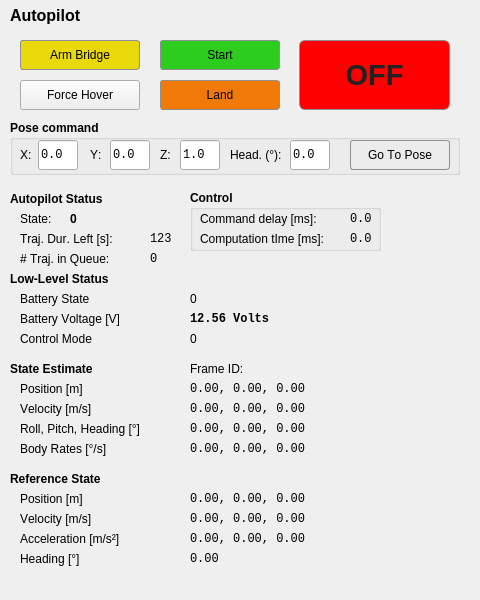
<?xml version="1.0" encoding="UTF-8"?>
<ui version="4.0">
 <class>QuadWidget</class>
 <widget class="QWidget" name="QuadWidget">
  <property name="geometry">
   <rect>
    <x>0</x>
    <y>0</y>
    <width>480</width>
    <height>600</height>
   </rect>
  </property>
  <property name="sizePolicy">
   <sizepolicy hsizetype="Minimum" vsizetype="Fixed">
    <horstretch>0</horstretch>
    <verstretch>0</verstretch>
   </sizepolicy>
  </property>
  <property name="minimumSize">
   <size>
    <width>480</width>
    <height>600</height>
   </size>
  </property>
  <property name="baseSize">
   <size>
    <width>0</width>
    <height>0</height>
   </size>
  </property>
  <property name="font">
   <font>
    <kerning>false</kerning>
   </font>
  </property>
  <property name="windowTitle">
   <string>Copilot</string>
  </property>
  <widget class="QLabel" name="label_2">
   <property name="geometry">
    <rect>
     <x>10</x>
     <y>360</y>
     <width>131</width>
     <height>17</height>
    </rect>
   </property>
   <property name="font">
    <font>
     <weight>75</weight>
     <bold>true</bold>
    </font>
   </property>
   <property name="text">
    <string>State Estimate</string>
   </property>
  </widget>
  <widget class="QLabel" name="label_7">
   <property name="geometry">
    <rect>
     <x>10</x>
     <y>470</y>
     <width>271</width>
     <height>17</height>
    </rect>
   </property>
   <property name="font">
    <font>
     <weight>75</weight>
     <bold>true</bold>
    </font>
   </property>
   <property name="text">
    <string>Reference State</string>
   </property>
  </widget>
  <widget class="QLabel" name="label_8">
   <property name="geometry">
    <rect>
     <x>10</x>
     <y>0</y>
     <width>211</width>
     <height>31</height>
    </rect>
   </property>
   <property name="font">
    <font>
     <pointsize>12</pointsize>
     <weight>75</weight>
     <bold>true</bold>
    </font>
   </property>
   <property name="text">
    <string>Autopilot</string>
   </property>
  </widget>
  <widget class="QPushButton" name="button_arm_bridge">
   <property name="geometry">
    <rect>
     <x>20</x>
     <y>40</y>
     <width>120</width>
     <height>30</height>
    </rect>
   </property>
   <property name="cursor">
    <cursorShape>ArrowCursor</cursorShape>
   </property>
   <property name="styleSheet">
    <string notr="true">QPushButton:pressed { 
		    color: #ffffff;
        		border: 3px solid #8f8f91; 
        		border-radius: 3px; 
        		background-color: 
        		qlineargradient(x1: 0, y1: 0, x2: 0, y2: 1, stop: 0 #EAD908, stop: 1 #EAD908); }
QPushButton:disabled { 
			color: #222222;
        		border: 1px solid #8f8f91; 
        		border-radius: 3px; 
        		background-color: 
        		qlineargradient(x1: 0, y1: 0, x2: 0, y2: 1, stop: 0 #EAD908, stop: 1 #EAD908); }
QPushButton { 
			color: #000000;
        		border: 1px solid #8f8f91; 
        		border-radius: 3px; 
        		background-color: 
        		qlineargradient(x1: 0, y1: 0, x2: 0, y2: 1, stop: 0 #EAD908, stop: 1 #EAD908); }</string>
   </property>
   <property name="text">
    <string>Arm Bridge</string>
   </property>
   <property name="default">
    <bool>false</bool>
   </property>
  </widget>
  <widget class="QPushButton" name="button_land">
   <property name="geometry">
    <rect>
     <x>160</x>
     <y>80</y>
     <width>120</width>
     <height>30</height>
    </rect>
   </property>
   <property name="cursor">
    <cursorShape>ArrowCursor</cursorShape>
   </property>
   <property name="toolTipDuration">
    <number>0</number>
   </property>
   <property name="styleSheet">
    <string notr="true">QPushButton:pressed { 
		    color: #ffffff;
        		border: 3px solid #8f8f91; 
        		border-radius: 3px; 
        		background-color: 
        		qlineargradient(x1: 0, y1: 0, x2: 0, y2: 1, stop: 0 #F17908, stop: 1 #F17908); }
QPushButton:disabled { 
			color: #222222;
        		border: 1px solid #8f8f91; 
        		border-radius: 3px; 
        		background-color: 
        		qlineargradient(x1: 0, y1: 0, x2: 0, y2: 1, stop: 0 #F17908, stop: 1 #F17908); }
QPushButton { 
			color: #000000;
        		border: 1px solid #8f8f91; 
        		border-radius: 3px; 
        		background-color: 
        		qlineargradient(x1: 0, y1: 0, x2: 0, y2: 1, stop: 0 #F17908, stop: 1 #F17908); }</string>
   </property>
   <property name="text">
    <string>Land</string>
   </property>
  </widget>
  <widget class="QPushButton" name="button_off">
   <property name="enabled">
    <bool>false</bool>
   </property>
   <property name="geometry">
    <rect>
     <x>299</x>
     <y>40</y>
     <width>151</width>
     <height>70</height>
    </rect>
   </property>
   <property name="font">
    <font>
     <pointsize>22</pointsize>
     <weight>75</weight>
     <bold>true</bold>
    </font>
   </property>
   <property name="cursor">
    <cursorShape>ArrowCursor</cursorShape>
   </property>
   <property name="autoFillBackground">
    <bool>false</bool>
   </property>
   <property name="styleSheet">
    <string notr="true">QPushButton:pressed { 
		    color: #ffffff;
        		border: 3px solid #8f8f91; 
        		border-radius: 6px; 
        		background-color: 
        		qlineargradient(x1: 0, y1: 0, x2: 0, y2: 1, stop: 0 #ff0000, stop: 1 #ff0000); }
QPushButton:disabled { 
			color: #222222;
        		border: 1px solid #8f8f91; 
        		border-radius: 6px; 
        		background-color: 
        		qlineargradient(x1: 0, y1: 0, x2: 0, y2: 1, stop: 0 #ff0000, stop: 1 #ff0000); }
QPushButton { 
			color: #000000;
        		border: 1px solid #8f8f91; 
        		border-radius: 6px; 
        		background-color: 
        		qlineargradient(x1: 0, y1: 0, x2: 0, y2: 1, stop: 0 #ff0000, stop: 1 #ff0000); }</string>
   </property>
   <property name="text">
    <string>OFF</string>
   </property>
   <property name="default">
    <bool>false</bool>
   </property>
  </widget>
  <widget class="QPushButton" name="button_start">
   <property name="geometry">
    <rect>
     <x>160</x>
     <y>40</y>
     <width>120</width>
     <height>30</height>
    </rect>
   </property>
   <property name="cursor">
    <cursorShape>ArrowCursor</cursorShape>
   </property>
   <property name="toolTip">
    <string>Reset velocities to zero</string>
   </property>
   <property name="autoFillBackground">
    <bool>false</bool>
   </property>
   <property name="styleSheet">
    <string notr="true">QPushButton:pressed { 
		    color: #ffffff;
        		border: 3px solid #8f8f91; 
        		border-radius: 3px; 
        		background-color: 
        		qlineargradient(x1: 0, y1: 0, x2: 0, y2: 1, stop: 0 #2DCD20, stop: 1 #2DCD20); }
QPushButton:disabled { 
			color: #222222;
        		border: 1px solid #8f8f91; 
        		border-radius: 3px; 
        		background-color: 
        		qlineargradient(x1: 0, y1: 0, x2: 0, y2: 1, stop: 0 #2DCD20, stop: 1 #2DCD20); }
QPushButton { 
			color: #000000;
        		border: 1px solid #8f8f91; 
        		border-radius: 3px; 
        		background-color: 
        		qlineargradient(x1: 0, y1: 0, x2: 0, y2: 1, stop: 0 #2DCD20, stop: 1 #2DCD20); }</string>
   </property>
   <property name="text">
    <string>Start</string>
   </property>
  </widget>
  <widget class="QLabel" name="label_9">
   <property name="geometry">
    <rect>
     <x>10</x>
     <y>190</y>
     <width>141</width>
     <height>17</height>
    </rect>
   </property>
   <property name="font">
    <font>
     <weight>75</weight>
     <bold>true</bold>
    </font>
   </property>
   <property name="lineWidth">
    <number>1</number>
   </property>
   <property name="text">
    <string>Autopilot Status</string>
   </property>
  </widget>
  <widget class="QPushButton" name="button_force_hover">
   <property name="geometry">
    <rect>
     <x>20</x>
     <y>80</y>
     <width>120</width>
     <height>30</height>
    </rect>
   </property>
   <property name="cursor">
    <cursorShape>ArrowCursor</cursorShape>
   </property>
   <property name="mouseTracking">
    <bool>false</bool>
   </property>
   <property name="text">
    <string>Force Hover</string>
   </property>
  </widget>
  <widget class="QLabel" name="label_13">
   <property name="geometry">
    <rect>
     <x>10</x>
     <y>270</y>
     <width>141</width>
     <height>17</height>
    </rect>
   </property>
   <property name="font">
    <font>
     <weight>75</weight>
     <bold>true</bold>
    </font>
   </property>
   <property name="lineWidth">
    <number>1</number>
   </property>
   <property name="text">
    <string>Low-Level Status</string>
   </property>
  </widget>
  <widget class="QLabel" name="label_10">
   <property name="geometry">
    <rect>
     <x>20</x>
     <y>210</y>
     <width>131</width>
     <height>17</height>
    </rect>
   </property>
   <property name="text">
    <string>State:</string>
   </property>
  </widget>
  <widget class="QLabel" name="autopilot_state">
   <property name="geometry">
    <rect>
     <x>70</x>
     <y>210</y>
     <width>111</width>
     <height>17</height>
    </rect>
   </property>
   <property name="font">
    <font>
     <weight>75</weight>
     <bold>true</bold>
    </font>
   </property>
   <property name="text">
    <string>0</string>
   </property>
  </widget>
  <widget class="QLabel" name="legend_battery">
   <property name="geometry">
    <rect>
     <x>20</x>
     <y>310</y>
     <width>140</width>
     <height>17</height>
    </rect>
   </property>
   <property name="text">
    <string>Battery Voltage [V]</string>
   </property>
  </widget>
  <widget class="QLabel" name="legend_battery_state">
   <property name="geometry">
    <rect>
     <x>20</x>
     <y>290</y>
     <width>129</width>
     <height>17</height>
    </rect>
   </property>
   <property name="text">
    <string>Battery State</string>
   </property>
  </widget>
  <widget class="QLabel" name="legend_control_mode">
   <property name="geometry">
    <rect>
     <x>20</x>
     <y>330</y>
     <width>129</width>
     <height>17</height>
    </rect>
   </property>
   <property name="text">
    <string>Control Mode</string>
   </property>
  </widget>
  <widget class="QLabel" name="status_battery_voltage">
   <property name="geometry">
    <rect>
     <x>190</x>
     <y>310</y>
     <width>201</width>
     <height>17</height>
    </rect>
   </property>
   <property name="font">
    <font>
     <family>Monospace</family>
     <weight>75</weight>
     <bold>true</bold>
    </font>
   </property>
   <property name="text">
    <string>12.56 Volts</string>
   </property>
  </widget>
  <widget class="QLabel" name="status_battery_state">
   <property name="geometry">
    <rect>
     <x>190</x>
     <y>290</y>
     <width>201</width>
     <height>17</height>
    </rect>
   </property>
   <property name="font">
    <font>
     <weight>50</weight>
     <bold>false</bold>
    </font>
   </property>
   <property name="text">
    <string>0</string>
   </property>
  </widget>
  <widget class="QLabel" name="status_control_mode">
   <property name="geometry">
    <rect>
     <x>190</x>
     <y>330</y>
     <width>201</width>
     <height>17</height>
    </rect>
   </property>
   <property name="font">
    <font>
     <weight>50</weight>
     <bold>false</bold>
    </font>
   </property>
   <property name="text">
    <string>0</string>
   </property>
  </widget>
  <widget class="QLabel" name="legend_state_est_velocity">
   <property name="geometry">
    <rect>
     <x>20</x>
     <y>400</y>
     <width>140</width>
     <height>17</height>
    </rect>
   </property>
   <property name="text">
    <string>Velocity [m/s]</string>
   </property>
  </widget>
  <widget class="QLabel" name="legend_state_est_orientation">
   <property name="geometry">
    <rect>
     <x>20</x>
     <y>420</y>
     <width>161</width>
     <height>17</height>
    </rect>
   </property>
   <property name="text">
    <string>Roll, Pitch, Heading [°]</string>
   </property>
  </widget>
  <widget class="QLabel" name="legend_state_est_position">
   <property name="geometry">
    <rect>
     <x>20</x>
     <y>380</y>
     <width>140</width>
     <height>17</height>
    </rect>
   </property>
   <property name="text">
    <string>Position [m]</string>
   </property>
  </widget>
  <widget class="QLabel" name="state_est_orientation">
   <property name="geometry">
    <rect>
     <x>190</x>
     <y>420</y>
     <width>201</width>
     <height>17</height>
    </rect>
   </property>
   <property name="font">
    <font>
     <family>Monospace</family>
    </font>
   </property>
   <property name="text">
    <string>0.00, 0.00, 0.00</string>
   </property>
  </widget>
  <widget class="QLabel" name="state_est_position">
   <property name="geometry">
    <rect>
     <x>190</x>
     <y>380</y>
     <width>201</width>
     <height>17</height>
    </rect>
   </property>
   <property name="font">
    <font>
     <family>Monospace</family>
    </font>
   </property>
   <property name="text">
    <string>0.00, 0.00, 0.00</string>
   </property>
  </widget>
  <widget class="QLabel" name="state_est_velocity">
   <property name="geometry">
    <rect>
     <x>190</x>
     <y>400</y>
     <width>201</width>
     <height>17</height>
    </rect>
   </property>
   <property name="font">
    <font>
     <family>Monospace</family>
    </font>
   </property>
   <property name="text">
    <string>0.00, 0.00, 0.00</string>
   </property>
  </widget>
  <widget class="QLabel" name="legend_state_des_velocity">
   <property name="geometry">
    <rect>
     <x>20</x>
     <y>510</y>
     <width>140</width>
     <height>17</height>
    </rect>
   </property>
   <property name="text">
    <string>Velocity [m/s]</string>
   </property>
   <property name="scaledContents">
    <bool>false</bool>
   </property>
  </widget>
  <widget class="QLabel" name="legend_state_des_yaw">
   <property name="geometry">
    <rect>
     <x>20</x>
     <y>550</y>
     <width>140</width>
     <height>17</height>
    </rect>
   </property>
   <property name="text">
    <string>Heading [°]</string>
   </property>
  </widget>
  <widget class="QLabel" name="legend_state_des_acceleration">
   <property name="geometry">
    <rect>
     <x>20</x>
     <y>530</y>
     <width>140</width>
     <height>17</height>
    </rect>
   </property>
   <property name="text">
    <string>Acceleration [m/s²]</string>
   </property>
  </widget>
  <widget class="QLabel" name="legend_state_des_position">
   <property name="geometry">
    <rect>
     <x>20</x>
     <y>490</y>
     <width>140</width>
     <height>17</height>
    </rect>
   </property>
   <property name="text">
    <string>Position [m]</string>
   </property>
  </widget>
  <widget class="QLabel" name="ref_acc">
   <property name="geometry">
    <rect>
     <x>190</x>
     <y>530</y>
     <width>201</width>
     <height>17</height>
    </rect>
   </property>
   <property name="font">
    <font>
     <family>Monospace</family>
    </font>
   </property>
   <property name="text">
    <string>0.00, 0.00, 0.00</string>
   </property>
  </widget>
  <widget class="QLabel" name="ref_position">
   <property name="geometry">
    <rect>
     <x>190</x>
     <y>490</y>
     <width>201</width>
     <height>17</height>
    </rect>
   </property>
   <property name="font">
    <font>
     <family>Monospace</family>
    </font>
   </property>
   <property name="text">
    <string>0.00, 0.00, 0.00</string>
   </property>
  </widget>
  <widget class="QLabel" name="ref_velocity">
   <property name="geometry">
    <rect>
     <x>190</x>
     <y>510</y>
     <width>201</width>
     <height>17</height>
    </rect>
   </property>
   <property name="font">
    <font>
     <family>Monospace</family>
    </font>
   </property>
   <property name="text">
    <string>0.00, 0.00, 0.00</string>
   </property>
  </widget>
  <widget class="QLabel" name="ref_heading">
   <property name="geometry">
    <rect>
     <x>190</x>
     <y>550</y>
     <width>201</width>
     <height>17</height>
    </rect>
   </property>
   <property name="font">
    <font>
     <family>Monospace</family>
    </font>
   </property>
   <property name="text">
    <string>0.00</string>
   </property>
  </widget>
  <widget class="QLabel" name="label_14">
   <property name="geometry">
    <rect>
     <x>20</x>
     <y>230</y>
     <width>131</width>
     <height>17</height>
    </rect>
   </property>
   <property name="text">
    <string>Traj. Dur. Left [s]:</string>
   </property>
  </widget>
  <widget class="QLabel" name="label_15">
   <property name="geometry">
    <rect>
     <x>20</x>
     <y>250</y>
     <width>131</width>
     <height>17</height>
    </rect>
   </property>
   <property name="text">
    <string># Traj. in Queue:</string>
   </property>
  </widget>
  <widget class="QLabel" name="trajectory_execution_left_duration">
   <property name="geometry">
    <rect>
     <x>150</x>
     <y>230</y>
     <width>31</width>
     <height>17</height>
    </rect>
   </property>
   <property name="font">
    <font>
     <family>Monospace</family>
    </font>
   </property>
   <property name="text">
    <string>123</string>
   </property>
  </widget>
  <widget class="QLabel" name="trajectories_left_in_queue">
   <property name="geometry">
    <rect>
     <x>150</x>
     <y>250</y>
     <width>41</width>
     <height>17</height>
    </rect>
   </property>
   <property name="font">
    <font>
     <family>Monospace</family>
    </font>
   </property>
   <property name="text">
    <string>0</string>
   </property>
  </widget>
  <widget class="QLabel" name="legend_state_est_body_rates">
   <property name="geometry">
    <rect>
     <x>20</x>
     <y>440</y>
     <width>161</width>
     <height>17</height>
    </rect>
   </property>
   <property name="text">
    <string>Body Rates [°/s]</string>
   </property>
  </widget>
  <widget class="QLabel" name="state_est_body_rates">
   <property name="geometry">
    <rect>
     <x>190</x>
     <y>440</y>
     <width>201</width>
     <height>17</height>
    </rect>
   </property>
   <property name="font">
    <font>
     <family>Monospace</family>
    </font>
   </property>
   <property name="text">
    <string>0.00, 0.00, 0.00</string>
   </property>
  </widget>
  <widget class="QLabel" name="state_est_frame_id">
   <property name="geometry">
    <rect>
     <x>190</x>
     <y>360</y>
     <width>201</width>
     <height>17</height>
    </rect>
   </property>
   <property name="text">
    <string>Frame ID:</string>
   </property>
  </widget>
  <widget class="QGroupBox" name="groupBox">
   <property name="geometry">
    <rect>
     <x>190</x>
     <y>190</y>
     <width>191</width>
     <height>61</height>
    </rect>
   </property>
   <property name="font">
    <font>
     <weight>75</weight>
     <bold>true</bold>
    </font>
   </property>
   <property name="title">
    <string>Control</string>
   </property>
   <widget class="QLabel" name="label_11">
    <property name="geometry">
     <rect>
      <x>10</x>
      <y>20</y>
      <width>161</width>
      <height>17</height>
     </rect>
    </property>
    <property name="font">
     <font>
      <weight>50</weight>
      <bold>false</bold>
     </font>
    </property>
    <property name="text">
     <string>Command delay [ms]:</string>
    </property>
   </widget>
   <widget class="QLabel" name="label_12">
    <property name="geometry">
     <rect>
      <x>10</x>
      <y>40</y>
      <width>161</width>
      <height>17</height>
     </rect>
    </property>
    <property name="font">
     <font>
      <weight>50</weight>
      <bold>false</bold>
     </font>
    </property>
    <property name="text">
     <string>Computation tIme [ms]:</string>
    </property>
   </widget>
   <widget class="QLabel" name="control_command_delay">
    <property name="geometry">
     <rect>
      <x>160</x>
      <y>20</y>
      <width>31</width>
      <height>17</height>
     </rect>
    </property>
    <property name="font">
     <font>
      <family>Monospace</family>
      <weight>50</weight>
      <bold>false</bold>
     </font>
    </property>
    <property name="text">
     <string>0.0</string>
    </property>
   </widget>
   <widget class="QLabel" name="control_computation_time">
    <property name="geometry">
     <rect>
      <x>160</x>
      <y>40</y>
      <width>41</width>
      <height>17</height>
     </rect>
    </property>
    <property name="font">
     <font>
      <family>Monospace</family>
      <weight>50</weight>
      <bold>false</bold>
     </font>
    </property>
    <property name="text">
     <string>0.0</string>
    </property>
   </widget>
  </widget>
  <widget class="QGroupBox" name="groupBox_2">
   <property name="geometry">
    <rect>
     <x>10</x>
     <y>120</y>
     <width>450</width>
     <height>55</height>
    </rect>
   </property>
   <property name="sizePolicy">
    <sizepolicy hsizetype="Minimum" vsizetype="Minimum">
     <horstretch>0</horstretch>
     <verstretch>0</verstretch>
    </sizepolicy>
   </property>
   <property name="font">
    <font>
     <weight>75</weight>
     <bold>true</bold>
    </font>
   </property>
   <property name="title">
    <string>Pose command</string>
   </property>
   <widget class="QLineEdit" name="go_to_pose_z">
    <property name="geometry">
     <rect>
      <x>170</x>
      <y>20</y>
      <width>40</width>
      <height>30</height>
     </rect>
    </property>
    <property name="font">
     <font>
      <family>Monospace</family>
      <weight>50</weight>
      <bold>false</bold>
     </font>
    </property>
    <property name="text">
     <string>1.0</string>
    </property>
   </widget>
   <widget class="QLabel" name="label_go_to_pose_y">
    <property name="geometry">
     <rect>
      <x>80</x>
      <y>20</y>
      <width>16</width>
      <height>30</height>
     </rect>
    </property>
    <property name="font">
     <font>
      <weight>50</weight>
      <bold>false</bold>
     </font>
    </property>
    <property name="text">
     <string>Y:</string>
    </property>
   </widget>
   <widget class="QPushButton" name="button_go_to_pose">
    <property name="enabled">
     <bool>true</bool>
    </property>
    <property name="geometry">
     <rect>
      <x>340</x>
      <y>20</y>
      <width>100</width>
      <height>30</height>
     </rect>
    </property>
    <property name="font">
     <font>
      <weight>50</weight>
      <bold>false</bold>
     </font>
    </property>
    <property name="cursor">
     <cursorShape>ArrowCursor</cursorShape>
    </property>
    <property name="styleSheet">
     <string notr="true">QPushButton:pressed { 
		    color: #ffffff;
        		border: 3px solid #8f8f91; 
        		border-radius: 3px; }
QPushButton:disabled { 
			color: #222222;
        		border: 1px solid #8f8f91; 
        		border-radius: 3px;}
QPushButton { 
			color: #000000;
        		border: 1px solid #8f8f91; 
        		border-radius: 3px;}</string>
    </property>
    <property name="text">
     <string>Go To Pose</string>
    </property>
   </widget>
   <widget class="QLabel" name="label_go_to_pose_heading">
    <property name="geometry">
     <rect>
      <x>220</x>
      <y>20</y>
      <width>54</width>
      <height>30</height>
     </rect>
    </property>
    <property name="font">
     <font>
      <weight>50</weight>
      <bold>false</bold>
     </font>
    </property>
    <property name="text">
     <string>Head. (°):</string>
    </property>
   </widget>
   <widget class="QLineEdit" name="go_to_pose_x">
    <property name="geometry">
     <rect>
      <x>28</x>
      <y>20</y>
      <width>40</width>
      <height>30</height>
     </rect>
    </property>
    <property name="font">
     <font>
      <family>Monospace</family>
      <weight>50</weight>
      <bold>false</bold>
     </font>
    </property>
    <property name="text">
     <string>0.0</string>
    </property>
   </widget>
   <widget class="QLabel" name="label_go_to_pose_z">
    <property name="geometry">
     <rect>
      <x>150</x>
      <y>20</y>
      <width>16</width>
      <height>30</height>
     </rect>
    </property>
    <property name="font">
     <font>
      <weight>50</weight>
      <bold>false</bold>
     </font>
    </property>
    <property name="text">
     <string>Z:</string>
    </property>
   </widget>
   <widget class="QLineEdit" name="go_to_pose_heading">
    <property name="geometry">
     <rect>
      <x>280</x>
      <y>20</y>
      <width>40</width>
      <height>30</height>
     </rect>
    </property>
    <property name="font">
     <font>
      <family>Monospace</family>
      <weight>50</weight>
      <bold>false</bold>
     </font>
    </property>
    <property name="text">
     <string>0.0</string>
    </property>
   </widget>
   <widget class="QLabel" name="label_go_to_pose_x">
    <property name="geometry">
     <rect>
      <x>10</x>
      <y>20</y>
      <width>16</width>
      <height>30</height>
     </rect>
    </property>
    <property name="font">
     <font>
      <weight>50</weight>
      <bold>false</bold>
     </font>
    </property>
    <property name="text">
     <string>X:</string>
    </property>
   </widget>
   <widget class="QLineEdit" name="go_to_pose_y">
    <property name="geometry">
     <rect>
      <x>100</x>
      <y>20</y>
      <width>40</width>
      <height>30</height>
     </rect>
    </property>
    <property name="font">
     <font>
      <family>Monospace</family>
      <weight>50</weight>
      <bold>false</bold>
     </font>
    </property>
    <property name="text">
     <string>0.0</string>
    </property>
   </widget>
  </widget>
 </widget>
 <resources/>
 <connections/>
</ui>
